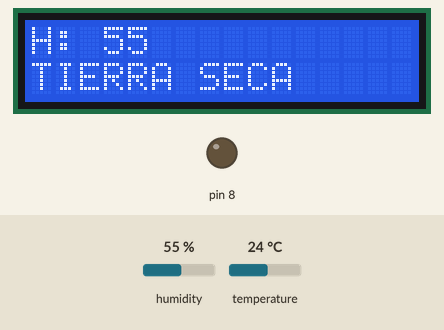
Simulated run of this sketch. Board: Arduino Uno, built with avr-gcc and run on an emulated ATmega328P. Parts: 16×2 character LCD, output pins drawn as LEDs (lit = HIGH). The inputs (shaded band) are chosen by the test bench; at power-on: humidity 55 %, temperature 24 °C. What the sketch prints to the serial monitor is not drawn.

Above: at 1.6 s.
1.7 s: humidity set to 69 %
At 6.5 s:
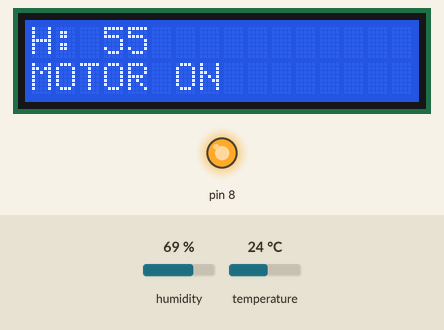
7.5 s: humidity set to 72 %
At 8.7 s:
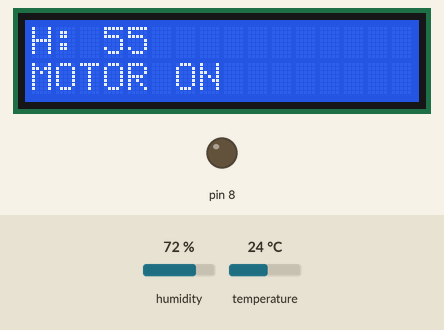
At 11.4 s:
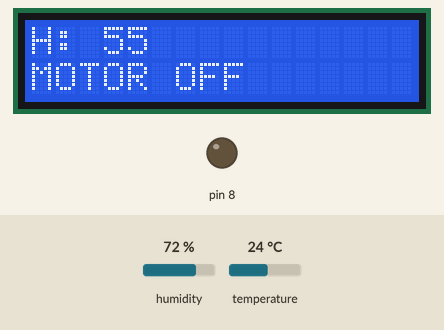
Timing chart, 0 to 12.9 s (numbered marks = the images above; inputs shaded):
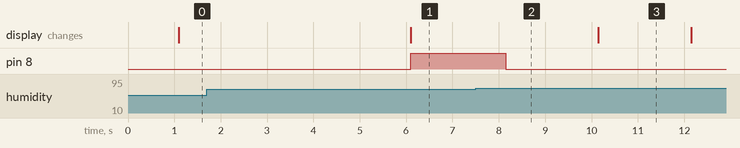

The sketch:

06012023_SYS_RIEGO_SENSORES.ino
```cpp
#include <LiquidCrystal.h>
#include <DFRobot_DHT11.h>

#define DHT11_PIN 9
DFRobot_DHT11 _dht11;


  // Configuración de pines de LCD con pines de Arduino UNO
  const int RS = 12;
  const int E = 11;
  const int D4 = 5;
  const int D5 = 4;
  const int D6 = 3;
  const int D7 = 2;

  int serial_baudios = 9600;

  int valor_h_sensor = 0;             // Humedad
  int valor_t_sensor = 0;             // Temperatura

  String msg = "";

  const int PIN9_DIGITAL = 9;

// Constructor de la clase para controlar pantalla LCD
LiquidCrystal lcd(RS,E,D4,D5,D6,D7);

void setup() {

  //Configuración de filas y columnas del LCD
  lcd.begin(16,2);
  lcd.clear();
  lcd.noBlink();

  //Velocidad de transferencia de datos del puerto serial de 9600b baudios
  Serial.begin(serial_baudios);
  msg = "[SERIAL] VELOCIDAD DE TRANSFERENCIA DEL PUERTO SERIAL EN BAUDIOS: " + serial_baudios;
  Serial.println(msg);

  //Setear pin 8 de energia para el motor
  pinMode(8, OUTPUT);
  pinMode(PIN9_DIGITAL,INPUT);
}

void regado(){

  Serial.println("[INFO] INICIANDO PROCESO DE REGADO.");

  bool motor_estado = true;
  digitalWrite(8,HIGH);

  do{
    _dht11.read(DHT11_PIN);
    valor_h_sensor = _dht11.humidity;

    msg = "[DATA:SENSOR H] ";
    msg += String(valor_h_sensor);
    Serial.println(msg);

    if(valor_h_sensor > 70){
      digitalWrite(8,LOW);
      motor_estado = false;
      msg = "[DATA:MOTOR] LOW ";
      Serial.println(msg);
    }

    delay(2000);

  }while(motor_estado != false);

  Serial.println("[INFO] PROCESO DE REGADO FINALIZADO");
}

void loop(){

  _dht11.read(DHT11_PIN);                                       //Lectura digital de sensor de humedad y temperatura

  valor_h_sensor = _dht11.humidity;
  valor_t_sensor = _dht11.temperature;

  //Impreción serial de datos de humedad y temperatura
  Serial.print("[DATA:SENSOR] TEMP: ");
  Serial.println(valor_t_sensor);
  Serial.print("[DATA:SENSOR] HUMI: ");
  Serial.println(valor_h_sensor);
  delay(1000);

  if(valor_h_sensor >= 70){

    //Impresión de estado de tierra y valor de sensor de humedad
    lcd.setCursor(0,1);
    lcd.print("TIERRA HUMEDA");
    lcd.setCursor(0,0);
    msg = "H: ";
    msg += String(valor_h_sensor);
    lcd.print(msg);
    delay(5000);

    //Impresión de estado de motor
    lcd.setCursor(0,1);
    lcd.print("MOTOR OFF    ");
    delay(5000);

  }else if(valor_h_sensor < 600){

    //Impresión de estado de tierra y valor de sensor de humadad
    lcd.setCursor(0,1);
    lcd.print("TIERRA SECA  ");
    lcd.setCursor(0,0);
    msg = "H: ";
    msg += String(valor_h_sensor);
    lcd.print(msg);
    delay(5000);

    //Impresión de estado de motor
    lcd.setCursor(0,1);
    lcd.print("MOTOR ON     ");
    regado();
    lcd.setCursor(0,1);
    lcd.print("MOTOR OFF    ");
    delay(2000);
  }
  lcd.clear();
}
```

Measured:
- the behaviour switches between 70 and 71 % on humidity (found by bisection; images 1 and 2)
- after the input at 7.5 s, pin 8: HIGH → LOW after 0.65 s
